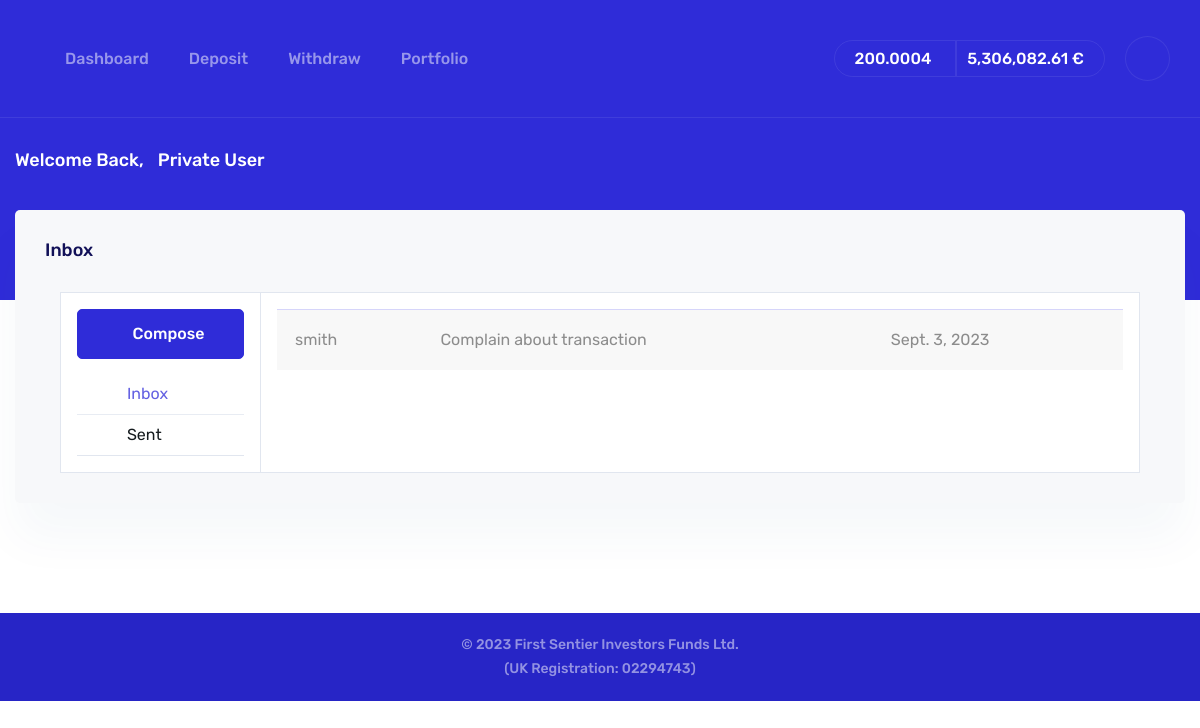
/messages/ (signed in), run on the app's committed database.
### currencies/models.py (models this page shows)
class Message(models.Model):
  MESSAGE_STATUS = (
    (0,"Unread"),
    (1,"Read"),
  )
  from_user = models.CharField(max_length=50)
  to_user = models.CharField(max_length=50)
  message_date = models.DateField()
  subject = models.CharField(max_length=200)
  message_body = models.TextField()
  status = models.IntegerField(choices=MESSAGE_STATUS, default=0)

### coinlaps_project/views.py (the view)
# urls.py: path('messages/', messages_page, name='messages_page'),
@login_required
def messages_page(request):
    messages = Message.objects.filter(to_user=request.user).values().order_by('-id')
    context = {
        "messages" : messages
    }
    return render(request, 'messages.html', context)

### templates/messages.html (shortened to what this page needs)
{% extends "master.html" %}
{% load static %}
{% block content %}
<div class="homepage mb-80">
    <div class="container">
        <div class="row">
            <div class="col-xl-12 ">
                <div class="card" style="background:#f7f8fa;">
                <div class="card-header border-0 pb-0">
                    <h4 class="card-title">Inbox</h4>
                </div>
                <div class="card-body">
                    <div class="container bootdey">
                        <div class="email-app">
                            <nav>
                            <a href="/compose" class="btn btn-primary btn-block waves-effect"><i class="fa fa-edit"></i> Compose</a>
                            <ul class="nav">
                                <li class="nav-item active" style="border-bottom-color: #2f2cd8;opacity:0.75">
                                    <a class="nav-link active" href="/messages" style="color:#2f2cd8;"><i class="fa fa-envelope"></i> Inbox </a>
                                </li>
                                <li class="nav-item">
                                    <a class="nav-link" href="/sentmessages"><i class="fa fa-send"></i> Sent</a>
                                </li>
                            </ul>
                            </nav>
                            <main>
                            <div class="table-responsive email">
                                <table class="table table-hover" style="width:100%;">
                                    <tbody id="resultsList" class="paginate paginate-0">
                                        {% for message in messages %}
                                            <tr class="read" style="opacity: 1;">
                                            <td class="name"><a href="/viewmessage/{{message.id}}">{{message.from_user}}</a></td>
                                            <td class="subject"><a href="/viewmessage/{{message.id}}">{{message.subject}}</a></td>
                                            <td class="time"><a href="/viewmessage/{{message.id}}">{{message.message_date}}</a></td>
                                        {% endfor %}
                                        </tr>
                                    </tbody>
                                </table>
                            </div>
                            </main>
                        </div>
                    </div>
                </div>
                </div>
            </div>
        </div>
    </div>
</div>
{% endblock %}

### data on the page
Message: from_user "smith", subject "Complain about transaction", message_date "Sept. 3, 2023"
